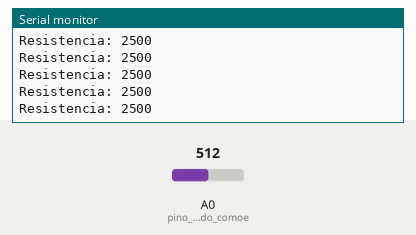
This sketch was run on a simulated Arduino Uno, built with avr-gcc and run on an emulated ATmega328P. Parts: the last lines printed to the serial monitor. Inputs (shaded band) come from the test bench; at power-on: A0 (pino_A2_é_definido_comoe) = 512.

Above: at 1.2 s.
1.3 s: A0 (pino_A2_é_definido_comoe) set to 805
At 2.2 s:
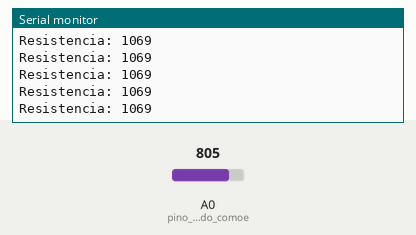
4.3 s: A0 (pino_A2_é_definido_comoe) set to 831
At 5.3 s:
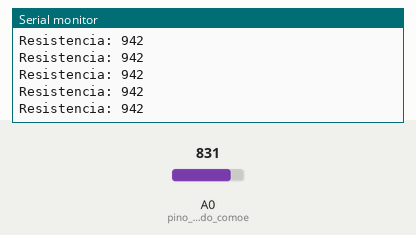
8.8 s: A0 (pino_A2_é_definido_comoe) set to 1023
At 9.3 s:
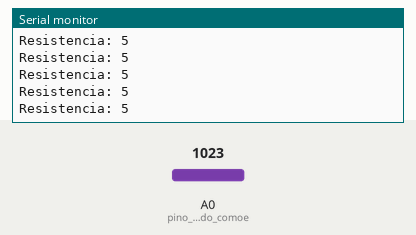
11.8 s: A0 (pino_A2_é_definido_comoe) set to 1009
At 12.8 s:
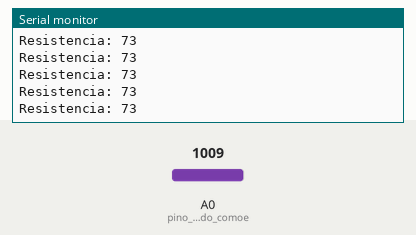
Timing chart, 0 to 14.8 s (numbered marks = the images above; inputs shaded):
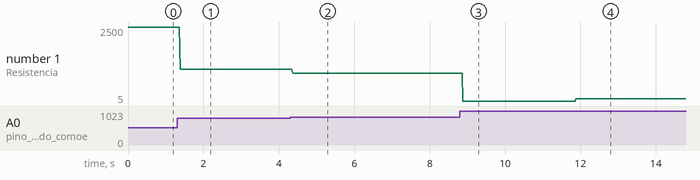

Measured:
- after the input at 1.3 s, the serial monitor: prints a new line after 0.08 s (image 1)
- after the input at 4.3 s, the serial monitor: prints a new line after 0.07 s (image 2)
- after the input at 8.8 s, the serial monitor: prints a new line after 0.08 s (image 3)
- after the input at 11.8 s, the serial monitor: prints a new line after 0.07 s (image 4)
- plotted number 1: 2500 → 1069 after the input at 1.3 s, 1069 → 942 after the input at 4.3 s, 942 → 5 after the input at 8.8 s, 5 → 73 after the input at 11.8 s

The sketch:

SemDisplay.ino
```cpp
#define Rl 1000 //resistência interna do sensor (esse valor vem de fábrica)

void setup(){
  Serial.begin(9600); //inicia a comunicação serial com o computador

  pinMode(A0, INPUT); //pino A2 é definido comoe ntrada analógica, no caso o valor do sensor
}

void loop(){
  float Vo = analogRead(A0) * 5; //cálculo da tensão sobre o resistor
  Vo = Vo / 1024;

  float Rs = (5 - Vo) * Rl; //valor da resistência Rs

  Serial.println("Resistencia: " + String(round(Rs))); //mostra "Resistencia: " e o valor medido na frente
}
```
